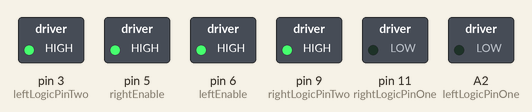
Recording of a sketch running on a simulated Arduino Uno, built with avr-gcc and run on an emulated ATmega328P. Parts: switched loads named in the sketch (green lamp = pin HIGH). Pins used as bus, display or sensor lines are not drawn; what the sketch prints to the serial monitor is not drawn.

Above: at 0.2 s.
Timing chart, 0 to 1.7 s (numbered marks = the images above):
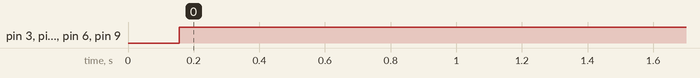

The sketch:

final_testing.ino
```cpp
int leftEnable = 6;
int leftLogicPinOne = A2;
int leftLogicPinTwo = 3;

int rightEnable = 5;
int rightLogicPinOne = 11;
int rightLogicPinTwo = 9;

int frontTrigPin = 10;
int leftTrigPin = 8;
int rightTrigPin = 7;

int frontEchoPin = A5;
int rightEchoPin = A3;
int leftEchoPin= A4;

int pwmDutyCycle = 255;
int rightDistance, leftDistance, frontDistance;

void setup(){
  Serial.begin(9600);

  setupSensorPins();

  setupMotorPins();
}

void loop(){
  setMotorSpeed(pwmDutyCycle);

  rightDistance = getDistance(rightTrigPin);
  leftDistance = getDistance(leftTrigPin);
  frontDistance = getDistance(frontTrigPin);

  if (frontDistance >= 20) {
    travelForward();
  }
  else if (leftDistance >= 20) {
    turnLeft();
  }
  else if (rightDistance >= 20) {
    turnRight();
  }
  else {
    travelBackward();
  }
}

void setMotorSpeed(int pwmDutyCycle) {
  analogWrite(leftEnable, pwmDutyCycle);
  analogWrite(rightEnable, pwmDutyCycle);
}

void setupSensorPins() {
  pinMode(frontTrigPin, OUTPUT);
  digitalWrite(frontTrigPin, LOW);

  pinMode(leftTrigPin, OUTPUT);
  digitalWrite(leftTrigPin, LOW);

  pinMode(rightTrigPin, OUTPUT);
  digitalWrite(rightTrigPin, LOW);

  pinMode(frontEchoPin, INPUT);
  pinMode(rightEchoPin, INPUT);
  pinMode(leftEchoPin, INPUT);
}

void sendTriggerPulse(int sensorTrigPin) {
  digitalWrite(sensorTrigPin, HIGH);
  delayMicroseconds(10);
  digitalWrite(sensorTrigPin, LOW);
}

void waitEchoPinHigh(unsigned long clockMax, int pin) {
  while ((micros() < clockMax) && (digitalRead(pin) == LOW));
}

void waitEchoPinLow(unsigned long clockMax, int pin) {
  while ((micros() < clockMax) && (digitalRead(pin) == HIGH));
}

float calculateDistance(unsigned long clockStart) {
  return float(micros() - clockStart) / 58.0;
}

float getDistance(int pin) {
  unsigned long clockStart;
  unsigned long clockMax;
  unsigned long timeMax = 60000;
  float distance;

  sendTriggerPulse(pin);

  clockMax = micros() + 1000;

  waitEchoPinHigh(clockMax, pin);

  clockStart = micros();
  clockMax = clockStart + timeMax;

  waitEchoPinLow(clockMax, pin);

  return calculateDistance(clockStart);
}

void setupRightMotorPins() {

  pinMode(rightEnable, OUTPUT);
  pinMode(rightLogicPinOne, OUTPUT);
  pinMode(rightLogicPinTwo, OUTPUT);

  Serial.print("Right Motor Pin 1 = ");
  Serial.println(rightLogicPinOne);

  Serial.print("Right Motor Pin 2 = ");
  Serial.println(rightLogicPinTwo);
}

void setupLeftMotorPins() {

  pinMode(leftEnable, OUTPUT);
  pinMode(leftLogicPinOne, OUTPUT);
  pinMode(leftLogicPinTwo, OUTPUT);

  Serial.print("Left Motor Pin 1 = ");
  Serial.println(leftLogicPinOne);

  Serial.print("Left Motor Pin 2 = ");
  Serial.println(leftLogicPinTwo);
}

void setupMotorPins() {
  Serial.println("-------------------------------------");
  Serial.println("Program: Motor Controller Interface");
  Serial.println("Initializing ...");

  setupRightMotorPins();
  setupLeftMotorPins();

  Serial.println("Initialization complete");
}

void leftSideForward() {
  digitalWrite(leftLogicPinOne, HIGH);
  digitalWrite(leftLogicPinTwo, LOW);
}

void rightSideForward() {
  digitalWrite(rightLogicPinOne, HIGH);
  digitalWrite(rightLogicPinTwo, LOW);
}

void leftSideBackward(){
  digitalWrite(leftLogicPinOne, LOW);
  digitalWrite(leftLogicPinTwo, HIGH);
}

void rightSideBackward() {
  digitalWrite(rightLogicPinOne, LOW);
  digitalWrite(rightLogicPinTwo, HIGH);
}

void rightSideBrake() {
  digitalWrite(rightLogicPinOne, HIGH);
  digitalWrite(rightLogicPinTwo, HIGH);
}

void leftSideBrake() {
  digitalWrite(leftLogicPinOne, HIGH);
  digitalWrite(leftLogicPinTwo, HIGH);
}

void travelForward() {
  leftSideForward();
  rightSideForward();
}

void travelBackward() {
  leftSideBackward();
  rightSideBackward();
}

void turnLeft() {
  leftSideBackward();
  rightSideForward();
}

void turnRight() {
  rightSideBackward();
  leftSideForward();
}

void brake() {
  leftSideBrake();
  rightSideBrake();
}
```

Measured:
- by itself, pin 3 (leftLogicPinTwo), pin 9 (rightLogicPinTwo): LOW → HIGH at 0.16 s
- by itself, pin 5 (rightEnable), pin 6 (leftEnable): LOW → HIGH at 0.15 s
